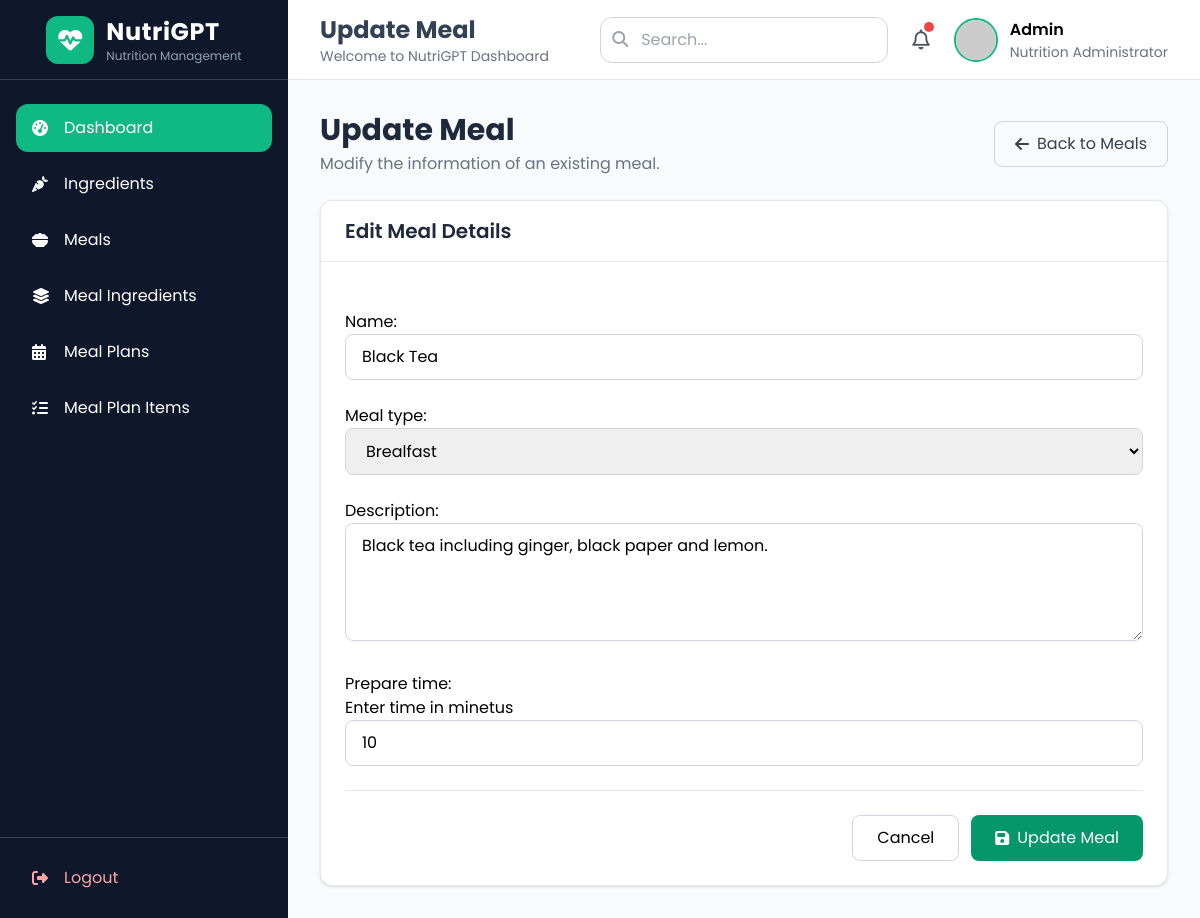
The page /meal/update/1 on the database its author committed.
### meals/models.py (models this page shows, shortened)
class Meal(models.Model):
    name = models.CharField(max_length=30)
    meal_type = models.CharField(max_length=20, choices=MealType.choices)
    description = models.TextField(null=True, blank=True)
    prepare_time = models.PositiveIntegerField(help_text='Enter time in minetus')
    class Meta:
        db_table = 'meal'

### meals/views.py (the view)
# urls.py: path('update/<int:pk>', MealUpdateView.as_view(), name = 'meal-update'),
class MealUpdateView(UpdateView):
    model = Meal
    template_name = 'meal/update.html'
    form_class = MealForm
    success_url = reverse_lazy('meal-list')

### meals/forms.py
class MealForm(forms.ModelForm):
    class Meta:
        model = Meal
        fields = "__all__"
        widgets = {
            "name": forms.TextInput(attrs={
                "class": "w-full rounded-lg border border-gray-300 px-4 py-2.5 focus:ring-2 focus:ring-emerald-500 focus:border-emerald-500 outline-none",
                "placeholder": "Enter meal name",
            }),
            "meal_type": forms.Select(attrs={
                "class": "w-full rounded-lg border border-gray-300 px-4 py-2.5 focus:ring-2 focus:ring-emerald-500 focus:border-emerald-500 outline-none",
            }),
            "prepare_time": forms.NumberInput(attrs={
                "class": "w-full rounded-lg border border-gray-300 px-4 py-2.5 focus:ring-2 focus:ring-emerald-500 focus:border-emerald-500 outline-none",
                "placeholder": "Preparation time (minutes)",
            }),
            "description": forms.Textarea(attrs={
                "class": "w-full rounded-lg border border-gray-300 px-4 py-2.5 focus:ring-2 focus:ring-emerald-500 focus:border-emerald-500 outline-none",
                "rows": 4,
                "placeholder": "Meal description...",
            }),
        }

### meals/templates/meal/update.html (shortened to what this page needs)
{% extends "home/base.html" %}
{% block page_title %}
Update Meal
{% endblock %}
{% block content %}
<div class="max-w-4xl mx-auto">
    <div class="flex flex-col md:flex-row md:items-center md:justify-between gap-4 mb-6">
        <div>
            <h1 class="text-3xl font-bold text-slate-800">
                Update Meal
            </h1>
            <p class="text-gray-500 mt-1">
                Modify the information of an existing meal.
            </p>
        </div>
        <a href="{% url 'meal-list' %}"
           class="inline-flex items-center gap-2 px-5 py-2.5 rounded-lg border border-gray-300 text-gray-700 hover:bg-gray-100 transition">
            <i class="fa-solid fa-arrow-left"></i>
            Back to Meals
        </a>
    </div>
    <div class="bg-white rounded-xl shadow border border-gray-200">
        <div class="border-b border-gray-200 px-6 py-4">
            <h2 class="text-xl font-semibold text-slate-800">
                Edit Meal Details
            </h2>
        </div>
        <form method="POST" class="p-6 space-y-6">
            {{ form }}
            <div class="flex justify-end gap-3 border-t border-gray-200 pt-6">
                <a href="{% url 'meal-list' %}"
                   class="px-6 py-2.5 rounded-lg border border-gray-300 hover:bg-gray-100 transition">
                    Cancel
                </a>
                <button type="submit"
                        class="inline-flex items-center gap-2 px-6 py-2.5 rounded-lg bg-emerald-600 text-white hover:bg-emerald-700 transition">
                    <i class="fa-solid fa-floppy-disk"></i>
                    Update Meal
                </button>
            </div>
        </form>
    </div>
</div>
{% endblock %}

### home/templates/home/base.html (style rules this page uses)
body { font-family: 'Poppins', sans-serif; background:#f8fafc; }

### rows shown on the page
Meal: name "Black Tea", meal_type "Brealfast", description "Black tea including ginger, black paper and lemon.", prepare_time "10"
